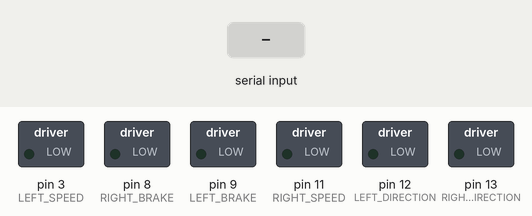
A sketch run on a simulated Arduino Uno, built with avr-gcc and run on an emulated ATmega328P. Shown: switched loads named in the sketch (green lamp = pin HIGH). The test bench sets the inputs (shaded band).

Above: at 1.2 s.
1.3 s: byte 102 (FORWARD) received over Serial
At 2.4 s:
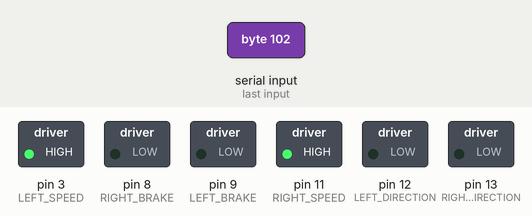
2.8 s: byte 98 (BACKWARD) received over Serial
At 3.5 s:
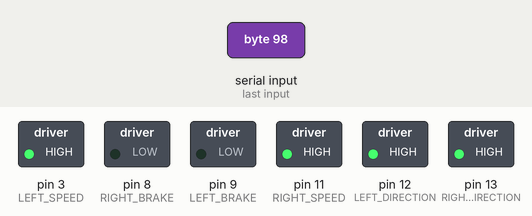
4.3 s: byte 108 (LEFT) received over Serial
At 4.7 s:
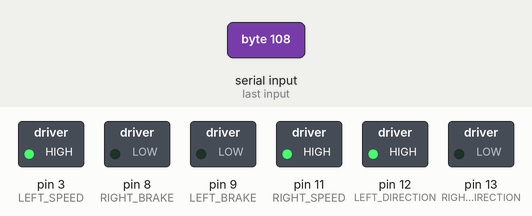
5.8 s: byte 114 (RIGHT) received over Serial
At 7.0 s:
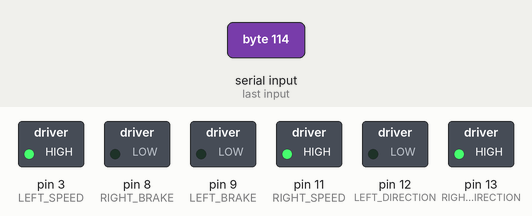
7.3 s: byte 115 (STOP) received over Serial
At 8.1 s:
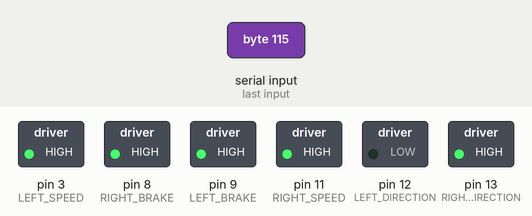
Timing chart, 0 to 9.8 s (numbered marks = the images above; inputs shaded):
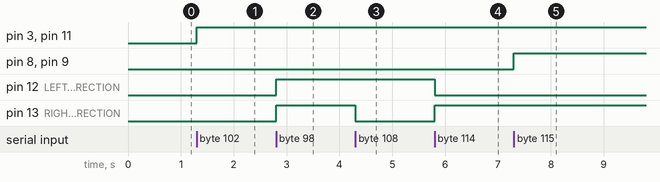

The sketch:

arduino_controller.ino
```cpp
/*
** This Arduino program for the Arduino Uno R3 reads control signals from its serial port
** and translates them into actions that are sent to the Arduino Motor Shield R3.
**
** The motorshield controlls a "dfrobot 4WD Arduino Mobile Platform":
** http://www.robotshop.com/en/dfrobot-4wd-arduino-mobile-platform.html [23.08.2016]
**
** @author: Daniel Palenicek
** @version 1.0 - 22.08.2016
*/

// action macros for the transmitted actions
#define FORWARD 'f'
#define BACKWARD 'b'
#define RIGHT 'r'
#define LEFT 'l'
#define STOP 's'

// macros for controlling the motors
#define DIRECTION_FORWARD LOW
#define DIRECTION_BACKWARD HIGH
#define BRAKE_ENGAGE HIGH
#define BRAKE_DISENGAGE LOW
#define SPEED_HIGH 255
#define SPEED_MID 125
#define SPEED_LOW 100

// macros for motor A (right motor)
#define LEFT_DIRECTION 12
#define LEFT_BRAKE 9
#define LEFT_SPEED 3

// macros for motor B (left motor)
#define RIGHT_DIRECTION 13
#define RIGHT_BRAKE 8
#define RIGHT_SPEED 11


/*
** This function is run once in the beginning and sets upp
** all things necessary.
*/
void setup() {

    // setting up the serial port communication at 9600
    Serial.begin(9600);

    // setting up the arduino pins as outputs
    pinMode(LEFT_DIRECTION, OUTPUT);
    pinMode(LEFT_BRAKE,     OUTPUT);
    pinMode(RIGHT_DIRECTION, OUTPUT);
    pinMode(RIGHT_BRAKE,     OUTPUT);
}

/*
** This function is repeated indefinetely. It reads available control signals
** from the serial port and translated them to motor actions.
**
** Arduino Serial Port API reference: https://www.arduino.cc/en/Reference/Serial
*/
void loop() {

    if (Serial.available() > 0){

        // read the next charcter from the serial bus
        char c=Serial.read();

        if(c==FORWARD){
            controllMotor(LEFT, DIRECTION_FORWARD, BRAKE_DISENGAGE, SPEED_HIGH);
            controllMotor(RIGHT, DIRECTION_FORWARD, BRAKE_DISENGAGE, SPEED_HIGH);
        }
        else if(c==BACKWARD){
            controllMotor(RIGHT, DIRECTION_BACKWARD, BRAKE_DISENGAGE, SPEED_HIGH);
            controllMotor(LEFT, DIRECTION_BACKWARD, BRAKE_DISENGAGE, SPEED_HIGH);
        }
        else if(c==LEFT){
            controllMotor(RIGHT, DIRECTION_FORWARD, BRAKE_DISENGAGE, SPEED_HIGH);
            controllMotor(LEFT, DIRECTION_BACKWARD, BRAKE_DISENGAGE, SPEED_HIGH);
        }
        else if(c==RIGHT){
            controllMotor(LEFT, DIRECTION_FORWARD, BRAKE_DISENGAGE, SPEED_HIGH);
            controllMotor(RIGHT, DIRECTION_BACKWARD, BRAKE_DISENGAGE, SPEED_HIGH);
        }
        else if (c==STOP) {
            stopMotors();
        }
        else {
            // character read from the serial port was not recognized as an action.
            // Serial.print("Warning: Character not recognized");
        }
    }
}

/*
** Controll the specified motor. The exact action the motor should
** take can be controlled via the paramaters.
**
** @param the motor to be controlled
** @param the direction the motor should turn
** @param engage or disengage the motors break
** @param the speed at whoch the motos should turn (maximum speed = SPEED_HIGH = 255)
*/
void controllMotor(char motor, int dir, int brake, int speed) {
    if (motor==LEFT){
        digitalWrite(LEFT_DIRECTION, dir); //Establishes direction of Channel A
        digitalWrite(LEFT_BRAKE, brake);   //controlls the Brake for Channel A
        analogWrite(LEFT_SPEED, speed);    //Spins the motor on Channel A at specified speed
    }
    else if (motor==RIGHT){
        digitalWrite(RIGHT_DIRECTION, dir); //Establishes direction of Channel A
        digitalWrite(RIGHT_BRAKE, brake);   //controlls the Brake for Channel A
        analogWrite(RIGHT_SPEED, speed);    //Spins the motor on Channel A at specified speed
    }
}

/*
** stops both motors
*/
void stopMotors() {
    stopMotor(LEFT);
    stopMotor(RIGHT);
}

/*
** Stops the motor
** @param the motor to be stopped
*/
void stopMotor(char motor) {
    if (motor==LEFT) {
        digitalWrite(LEFT_BRAKE, HIGH);
    }
    else if (motor==RIGHT) {
        digitalWrite(RIGHT_BRAKE, HIGH);
    }
}
```

Measured:
- after the input at 1.3 s, pin 3 (LEFT_SPEED), pin 11 (RIGHT_SPEED): LOW → HIGH at once
- after the input at 2.8 s, pin 12 (LEFT_DIRECTION), pin 13 (RIGHT_DIRECTION): LOW → HIGH at once
- after the input at 4.3 s, pin 13 (RIGHT_DIRECTION): HIGH → LOW at once
- after the input at 5.8 s, pin 12 (LEFT_DIRECTION): HIGH → LOW at once; pin 13 (RIGHT_DIRECTION): LOW → HIGH at once
- after the input at 7.3 s, pin 8 (RIGHT_BRAKE), pin 9 (LEFT_BRAKE): LOW → HIGH at once
